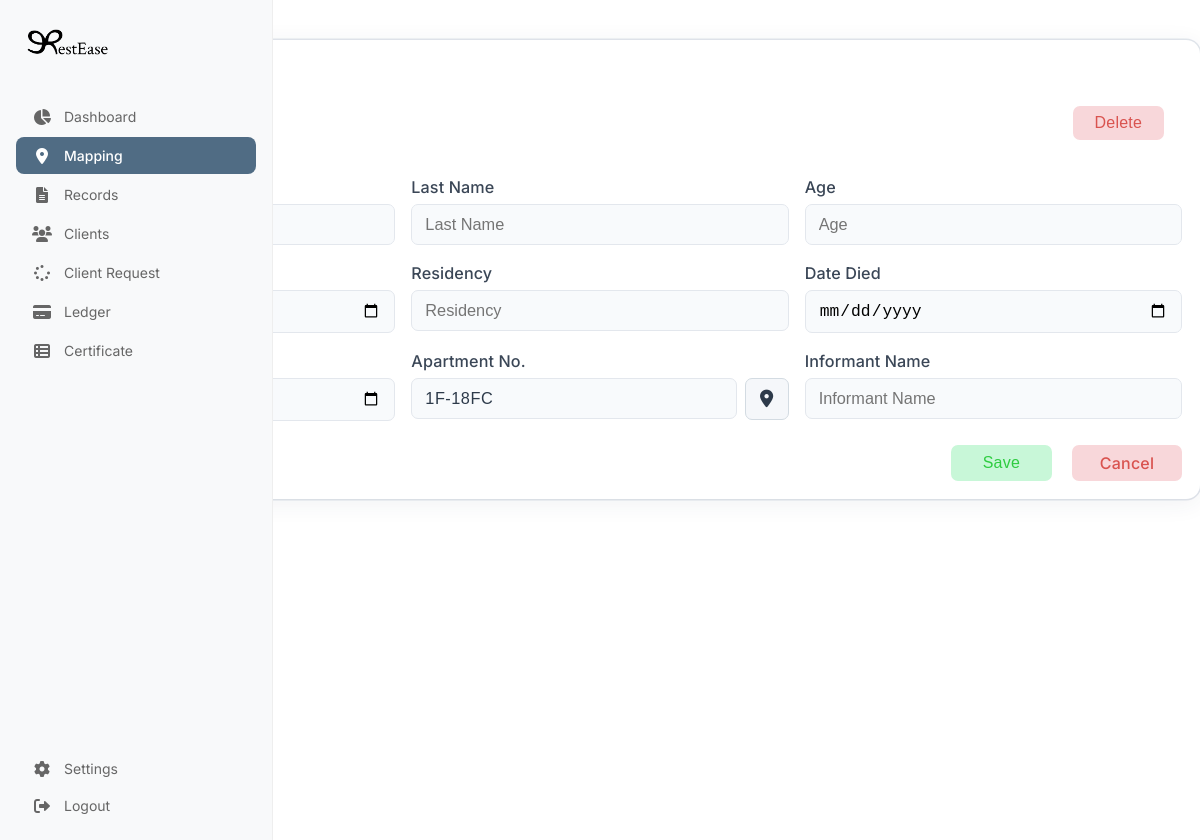
/AdminSide/EditNiches.php?nicheID=1F-18FC, run on an earlier commit of the app's database.
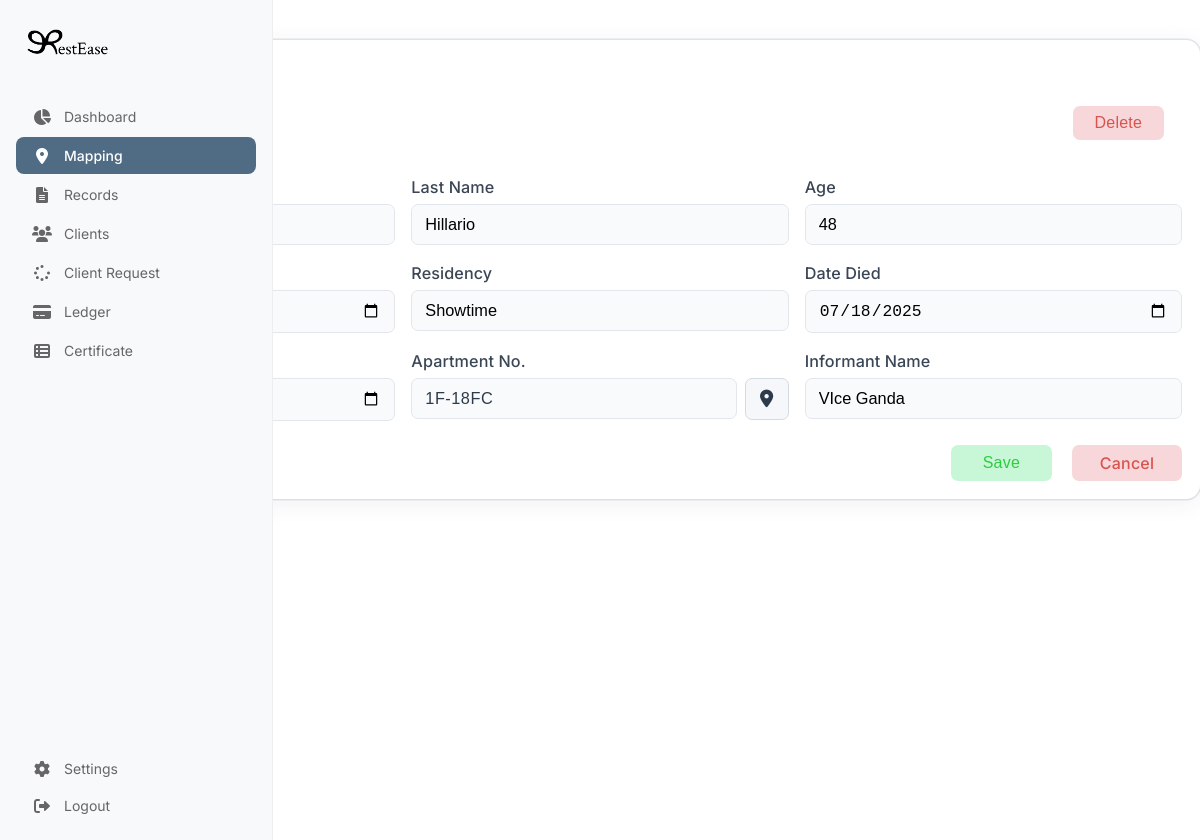
And on a later commit of the database.
### tables this page shows
CREATE TABLE `deceased` (
  `id` int(11) NOT NULL,
  `firstName` varchar(100) DEFAULT NULL,
  `lastName` varchar(100) DEFAULT NULL,
  `age` int(11) DEFAULT NULL,
  `born` date DEFAULT NULL,
  `residency` varchar(255) DEFAULT NULL,
  `dateDied` date DEFAULT NULL,
  `dateInternment` date DEFAULT NULL,
  `nicheID` varchar(50) DEFAULT NULL,
  `informantName` varchar(255) DEFAULT NULL
);

### AdminSide/EditNiches.php (the view, shortened to what this page needs)
<?php
include_once '../Includes/db.php';
$nicheID = $_GET['nicheID'] ?? '';
$deceased = [
  'firstName' => '',
  'lastName' => '',
  'age' => '',
  'born' => '',
  'residency' => '',
  'dateDied' => '',
  'dateInternment' => '',
  'nicheID' => $nicheID,
  'informantName' => ''
];
$originalNicheID = $_GET['nicheID'] ?? '';
if ($nicheID) {
  $stmt = $conn->prepare("SELECT * FROM deceased WHERE nicheID = ? LIMIT 1");
  $stmt->bind_param("s", $originalNicheID);
  $stmt->execute();
  $result = $stmt->get_result();
  if ($result && $row = $result->fetch_assoc()) {
    $deceased = $row;
  }
}
?>
<!DOCTYPE html>
<html lang="en">
<head>
  <link rel="stylesheet" href="https://cdnjs.cloudflare.com/ajax/libs/font-awesome/6.0.0/css/all.min.css">
  <link rel="stylesheet" href="../css/dashboard.css">
  <link rel="stylesheet" href="../css/sidebar.css">
  <link rel="stylesheet" href="../css/Niches.css">
  <link rel="stylesheet" href="../css/EditNiches.css">
  <link rel="stylesheet" href="../css/EditNiches.css">
</head>
<body style="min-height: 100vh; background: #fff; overflow: hidden;">
   <?php include '../Includes/sidebar.php'; ?>
  <div class="form-container" style="width: 1230px; max-width: 100%; margin: 40px 10px 10px auto; padding: 18px; box-sizing: border-box;">
    <div class="top-bar">
      <span class="page-title">Edit Deceased Data</span>
    </div>
    <div class="top-actions">
      <form id="deleteForm" method="post" style="display:inline;">
        <button type="button" class="btn delete-btn" style="margin-left:auto;" id="deleteBtn">Delete</button>
      </form>
    </div>
    <div class="form-section-title">Deceased Information</div>
    <form method="post" autocomplete="off" id="editForm">
      <div class="form-row">
        <div class="form-group">
          <label for="firstName">First Name</label>
        </div>
        <div class="form-group">
          <label for="lastName">Last Name</label>
          <input type="text" id="lastName" name="lastName" placeholder="Last Name" value="<?php echo htmlspecialchars($deceased['lastName']); ?>">
        </div>
        <div class="form-group">
          <label for="age">Age</label>
          <input type="number" id="age" name="age" placeholder="Age" value="<?php echo htmlspecialchars($deceased['age']); ?>">
        </div>
      </div>
      <div class="form-row-2">
        <div class="form-group">
          <label for="born">Born</label>
        </div>
        <div class="form-group">
          <label for="residency">Residency</label>
          <input type="text" id="residency" name="residency" placeholder="Residency" value="<?php echo htmlspecialchars($deceased['residency']); ?>">
        </div>
        <div class="form-group">
          <label for="dateDied">Date Died</label>
          <input type="date" id="dateDied" name="dateDied" placeholder="Date Died" value="<?php echo htmlspecialchars($deceased['dateDied']); ?>">
        </div>
      </div>
      <div class="form-row-3">
        <div class="form-group">
          <label for="dateInternment">Date of Internment</label>
        </div>
        <div class="form-group">
          <label for="apartmentNo">Apartment No.</label>
          <div class="niche-picker-group">
            <input type="text" id="apartmentNo" name="apartmentNo" placeholder="Apartment No." readonly value="<?php echo htmlspecialchars($deceased['nicheID']); ?>">
            <button type="button" id="pickNicheBtn" class="btn pick-niche-btn" title="Pick Niche">
              <i class="fas fa-map-marker-alt"></i>
            </button>
          </div>
        </div>
        <div class="form-group">
          <label for="informantName">Informant Name</label>
          <input type="text" id="informantName" name="informantName" placeholder="Informant Name" value="<?php echo htmlspecialchars($deceased['informantName']); ?>">
        </div>
      </div>
      <div class="form-actions">
        <button type="submit" class="btn save-btn">Save</button>
        <a href="Mapping.php" class="btn cancel-btn" style="margin-left:12px;">Cancel</a>
      </div>
    </form>
  </div>
</body>
</html>

What changed in the data, as far as the page shows it:
added deceased: lastName "Hillario", age "48", residency "Showtime", dateDied "07/18/2025", apartmentNo "1F-18FC", informantName "VIce Ganda"
Also different on the page:
form field apartmentNo: "1F-18FC" → (not shown)
